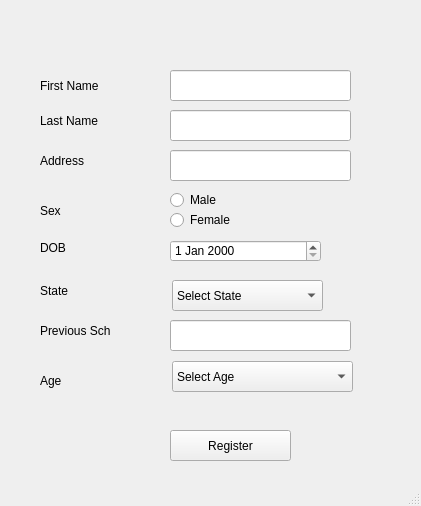
<?xml version="1.0" encoding="UTF-8"?>
<ui version="4.0">
 <class>MainWindow</class>
 <widget class="QMainWindow" name="MainWindow">
  <property name="geometry">
   <rect>
    <x>0</x>
    <y>0</y>
    <width>421</width>
    <height>506</height>
   </rect>
  </property>
  <property name="windowTitle">
   <string>MainWindow</string>
  </property>
  <property name="styleSheet">
   <string notr="true">font: 75 10pt &quot;Segoe UI&quot;;</string>
  </property>
  <widget class="QWidget" name="centralwidget">
   <widget class="QLabel" name="label">
    <property name="geometry">
     <rect>
      <x>60</x>
      <y>0</y>
      <width>301</width>
      <height>51</height>
     </rect>
    </property>
    <property name="styleSheet">
     <string notr="true">font: 75 15pt &quot;Segoe UI&quot;;</string>
    </property>
    <property name="text">
     <string/>
    </property>
    <property name="alignment">
     <set>Qt::AlignCenter</set>
    </property>
   </widget>
   <widget class="QLabel" name="label_10">
    <property name="geometry">
     <rect>
      <x>40</x>
      <y>320</y>
      <width>111</width>
      <height>21</height>
     </rect>
    </property>
    <property name="styleSheet">
     <string notr="true">font: 75 10pt &quot;Verdana&quot;;</string>
    </property>
    <property name="text">
     <string>Previous Sch</string>
    </property>
   </widget>
   <widget class="QLabel" name="label_11">
    <property name="geometry">
     <rect>
      <x>40</x>
      <y>370</y>
      <width>91</width>
      <height>21</height>
     </rect>
    </property>
    <property name="styleSheet">
     <string notr="true">font: 75 10pt &quot;Verdana&quot;;</string>
    </property>
    <property name="text">
     <string>Age</string>
    </property>
   </widget>
   <widget class="QLineEdit" name="lineEdit_10">
    <property name="geometry">
     <rect>
      <x>170</x>
      <y>320</y>
      <width>181</width>
      <height>31</height>
     </rect>
    </property>
   </widget>
   <widget class="QComboBox" name="comboBox_11">
    <property name="geometry">
     <rect>
      <x>172</x>
      <y>361</y>
      <width>181</width>
      <height>31</height>
     </rect>
    </property>
    <item>
     <property name="text">
      <string>Select Age</string>
     </property>
    </item>
   </widget>
   <widget class="QLabel" name="label_9">
    <property name="geometry">
     <rect>
      <x>40</x>
      <y>280</y>
      <width>81</width>
      <height>21</height>
     </rect>
    </property>
    <property name="styleSheet">
     <string notr="true">font: 75 10pt &quot;Verdana&quot;;</string>
    </property>
    <property name="text">
     <string>State</string>
    </property>
   </widget>
   <widget class="QLabel" name="label_4">
    <property name="geometry">
     <rect>
      <x>40</x>
      <y>110</y>
      <width>121</width>
      <height>21</height>
     </rect>
    </property>
    <property name="styleSheet">
     <string notr="true">font: 75 10pt &quot;Verdana&quot;;</string>
    </property>
    <property name="text">
     <string>Last Name</string>
    </property>
   </widget>
   <widget class="QLabel" name="label_5">
    <property name="geometry">
     <rect>
      <x>40</x>
      <y>150</y>
      <width>101</width>
      <height>21</height>
     </rect>
    </property>
    <property name="styleSheet">
     <string notr="true">font: 75 10pt &quot;Verdana&quot;;</string>
    </property>
    <property name="text">
     <string>Address</string>
    </property>
   </widget>
   <widget class="QRadioButton" name="radioButton">
    <property name="geometry">
     <rect>
      <x>170</x>
      <y>190</y>
      <width>95</width>
      <height>20</height>
     </rect>
    </property>
    <property name="text">
     <string>Male</string>
    </property>
   </widget>
   <widget class="QComboBox" name="comboBox">
    <property name="geometry">
     <rect>
      <x>172</x>
      <y>280</y>
      <width>151</width>
      <height>31</height>
     </rect>
    </property>
    <item>
     <property name="text">
      <string>Select State</string>
     </property>
    </item>
   </widget>
   <widget class="QLineEdit" name="lineEdit_7">
    <property name="geometry">
     <rect>
      <x>170</x>
      <y>150</y>
      <width>181</width>
      <height>31</height>
     </rect>
    </property>
   </widget>
   <widget class="QLineEdit" name="lineEdit_6">
    <property name="geometry">
     <rect>
      <x>170</x>
      <y>110</y>
      <width>181</width>
      <height>31</height>
     </rect>
    </property>
   </widget>
   <widget class="QPushButton" name="pushButton">
    <property name="geometry">
     <rect>
      <x>170</x>
      <y>430</y>
      <width>121</width>
      <height>31</height>
     </rect>
    </property>
    <property name="text">
     <string>Register</string>
    </property>
   </widget>
   <widget class="QDateEdit" name="dateEdit">
    <property name="geometry">
     <rect>
      <x>170</x>
      <y>240</y>
      <width>151</width>
      <height>22</height>
     </rect>
    </property>
   </widget>
   <widget class="QLabel" name="label_3">
    <property name="geometry">
     <rect>
      <x>40</x>
      <y>70</y>
      <width>121</width>
      <height>31</height>
     </rect>
    </property>
    <property name="styleSheet">
     <string notr="true">font: 75 10pt &quot;Verdana&quot;;</string>
    </property>
    <property name="text">
     <string>First Name</string>
    </property>
   </widget>
   <widget class="QLabel" name="label_8">
    <property name="geometry">
     <rect>
      <x>40</x>
      <y>240</y>
      <width>81</width>
      <height>16</height>
     </rect>
    </property>
    <property name="styleSheet">
     <string notr="true">font: 75 10pt &quot;Verdana&quot;;</string>
    </property>
    <property name="text">
     <string>DOB</string>
    </property>
   </widget>
   <widget class="QLineEdit" name="lineEdit">
    <property name="geometry">
     <rect>
      <x>170</x>
      <y>70</y>
      <width>181</width>
      <height>31</height>
     </rect>
    </property>
   </widget>
   <widget class="QRadioButton" name="radioButton_2">
    <property name="geometry">
     <rect>
      <x>170</x>
      <y>210</y>
      <width>95</width>
      <height>20</height>
     </rect>
    </property>
    <property name="text">
     <string>Female</string>
    </property>
   </widget>
   <widget class="QLabel" name="label_6">
    <property name="geometry">
     <rect>
      <x>40</x>
      <y>200</y>
      <width>81</width>
      <height>21</height>
     </rect>
    </property>
    <property name="styleSheet">
     <string notr="true">font: 75 10pt &quot;Verdana&quot;;</string>
    </property>
    <property name="text">
     <string>Sex</string>
    </property>
   </widget>
  </widget>
  <widget class="QStatusBar" name="statusbar"/>
 </widget>
 <resources/>
 <connections/>
</ui>
